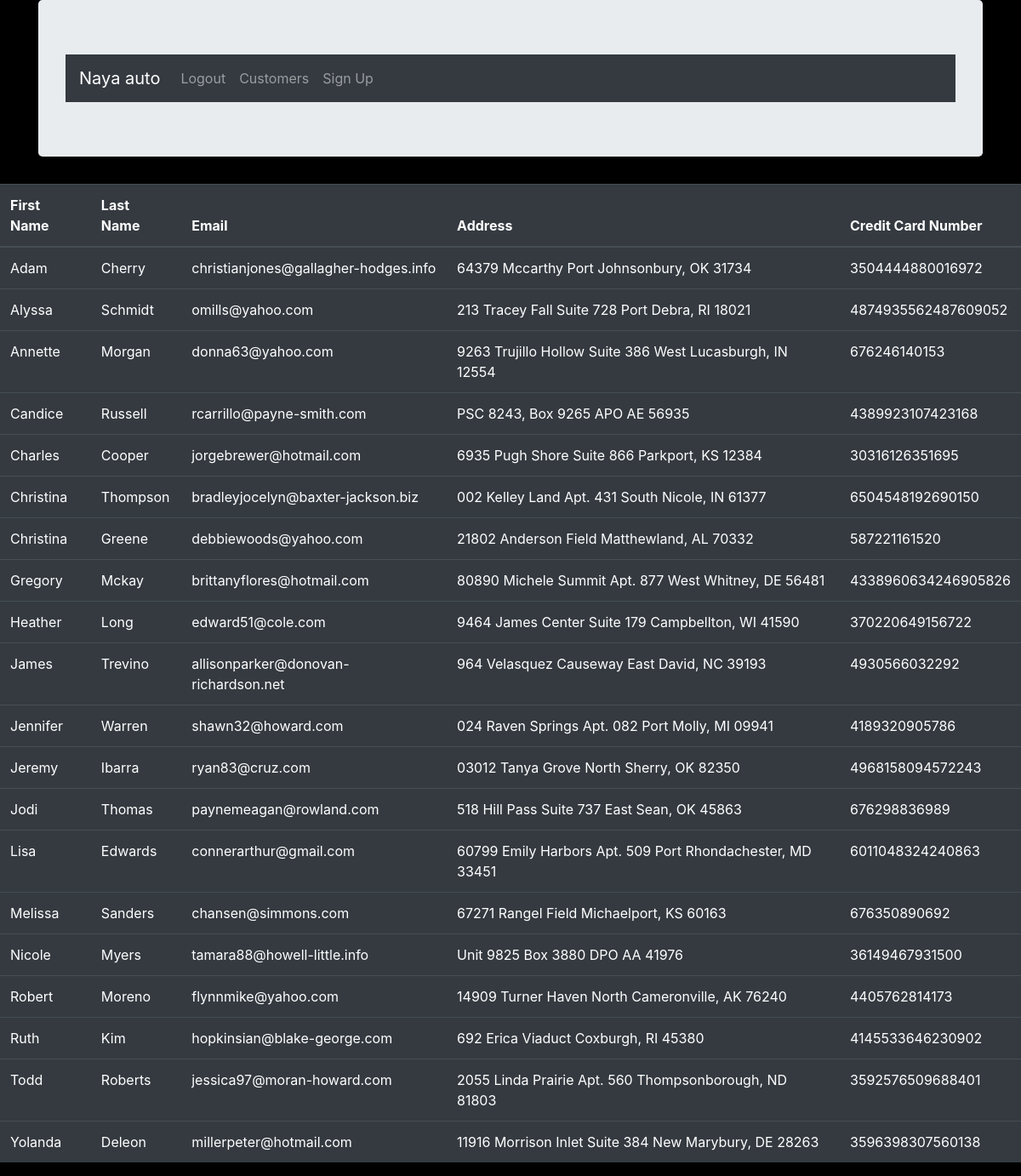
Screenshot of /my_app/customer_list/ (signed in) with the database file from the repository.
### my_app/models.py (models this page shows, shortened)
class Customer(models.Model):
    first_name = models.CharField(max_length=264)
    last_name = models.CharField(max_length=264)
    email = models.EmailField(max_length=264)
    address = models.CharField(max_length=264)
    cc_number = models.CharField(max_length=264)

### my_app/views.py (the view)
@login_required
def customers(request):
    customer_list = Customer.objects.order_by('first_name')
    list_customer = {'customer_list': customer_list}
    return render(request, 'my_app/customer_list.html', context=list_customer)

### templates/my_app/customer_list.html
{% extends "my_app/base.html" %}
{% block body_block %}
    {% if customer_list %}
        <table class="table table-dark">
            <thead>
                <tr>
                    <th scope="col">First Name</th>
                    <th scope="col">Last Name</th>
                    <th scope="col">Email</th>
                    <th scope="col">Address</th>
                    <th scope="col">Credit Card Number</th>
                </tr>
            </thead>
                <tbody>
                    {% for acc in customer_list %}
                    <tr>
                        <td>{{ acc.first_name }}</td>
                        <td>{{ acc.last_name }}</td>
                        <td>{{ acc.email }}</td>
                        <td>{{ acc.address }}</td>
                        <td>{{ acc.cc_number }}</td>
                    </tr>
                    {% endfor %}
                </tbody>
        </table>
    {% else %}
        <p> No Users Found</p>
    {% endif %}
{% endblock %}

### templates/my_app/base.html (shortened to what this page needs)
<!DOCTYPE html>
{% load static %}
<html>
    <head>
        <link rel="stylesheet" href="https://stackpath.bootstrapcdn.com/bootstrap/4.3.1/css/bootstrap.min.css">
    </head>
    <body style="background-color:black;">
        <div class="container">
            <div class="jumbotron">
                <nav class="navbar navbar-expand-lg navbar-dark bg-dark">
                    <a class="navbar-brand" href="{% url 'index' %}">Naya auto</a>
                    <div class="collapse navbar-collapse" id="navbarNav">
                      <ul class="navbar-nav">
                        {% if user.is_authenticated %}
                          <li class="nav-item">
                          <a class="nav-link" href="{% url 'user_logout' %}">Logout</a></li>
                        {% else %}
                          <li class="nav-item">
                          <a class="nav-link" href="{% url 'my_app:user_login' %}">Login</a></li>
                        {% endif %}
                        {% if user.is_authenticated %}
                        <li class="nav-item">
                          <a class="nav-link" href="{% url 'my_app:customers' %}">Customers</a></li>
                        {% else %}
                          <a class="nav-link" href="{% url 'my_app:need_login' %}">Customers</a></li>
                        {% endif %}
                        <li class="nav-item">
                          <a class="nav-link" href="{% url 'my_app:sign_up' %}">Sign Up</a>
                        </li>
                      </ul>
                    </div>
                  </nav>
            </div>
        </div>
        {% block body_block %}
        {% endblock %}
    </body>
</html>

### rows the page displays
Customer: first_name "Adam", last_name "Cherry", email "christianjones@gallagher-hodges.info", address "64379 Mccarthy Port Johnsonbury, OK 31734", cc_number "3504444880016972"
Customer: first_name "Alyssa", last_name "Schmidt", email "omills@yahoo.com", address "213 Tracey Fall Suite 728 Port Debra, RI 18021", cc_number "4874935562487609052"
Customer: first_name "Annette", last_name "Morgan", email "donna63@yahoo.com", address "9263 Trujillo Hollow Suite 386 West Lucasburgh, IN 12554", cc_number "676246140153"
Customer: first_name "Candice", last_name "Russell", email "rcarrillo@payne-smith.com", address "PSC 8243, Box 9265 APO AE 56935", cc_number "4389923107423168"
Customer: first_name "Charles", last_name "Cooper", email "jorgebrewer@hotmail.com", address "6935 Pugh Shore Suite 866 Parkport, KS 12384", cc_number "30316126351695"
Customer: first_name "Christina", last_name "Thompson", email "bradleyjocelyn@baxter-jackson.biz", address "002 Kelley Land Apt. 431 South Nicole, IN 61377", cc_number "6504548192690150"
Customer: first_name "Christina", last_name "Greene", email "debbiewoods@yahoo.com", address "21802 Anderson Field Matthewland, AL 70332", cc_number "587221161520"
Customer: first_name "Gregory", last_name "Mckay", email "brittanyflores@hotmail.com", address "80890 Michele Summit Apt. 877 West Whitney, DE 56481", cc_number "4338960634246905826"
Customer: first_name "Heather", last_name "Long", email "edward51@cole.com", address "9464 James Center Suite 179 Campbellton, WI 41590", cc_number "370220649156722"
Customer: first_name "James", last_name "Trevino", email "allisonparker@donovan-richardson.net", address "964 Velasquez Causeway East David, NC 39193", cc_number "4930566032292"
Customer: first_name "Jennifer", last_name "Warren", email "shawn32@howard.com", address "024 Raven Springs Apt. 082 Port Molly, MI 09941", cc_number "4189320905786"
Customer: first_name "Jeremy", last_name "Ibarra", email "ryan83@cruz.com", address "03012 Tanya Grove North Sherry, OK 82350", cc_number "4968158094572243"
Customer: first_name "Jodi", last_name "Thomas", email "paynemeagan@rowland.com", address "518 Hill Pass Suite 737 East Sean, OK 45863", cc_number "676298836989"
Customer: first_name "Lisa", last_name "Edwards", email "connerarthur@gmail.com", address "60799 Emily Harbors Apt. 509 Port Rhondachester, MD 33451", cc_number "6011048324240863"
Customer: first_name "Melissa", last_name "Sanders", email "chansen@simmons.com", address "67271 Rangel Field Michaelport, KS 60163", cc_number "676350890692"
Customer: first_name "Nicole", last_name "Myers", email "tamara88@howell-little.info", address "Unit 9825 Box 3880 DPO AA 41976", cc_number "36149467931500"
Customer: first_name "Robert", last_name "Moreno", email "flynnmike@yahoo.com", address "14909 Turner Haven North Cameronville, AK 76240", cc_number "4405762814173"
Customer: first_name "Ruth", last_name "Kim", email "hopkinsian@blake-george.com", address "692 Erica Viaduct Coxburgh, RI 45380", cc_number "4145533646230902"
Customer: first_name "Todd", last_name "Roberts", email "jessica97@moran-howard.com", address "2055 Linda Prairie Apt. 560 Thompsonborough, ND 81803", cc_number "3592576509688401"
Customer: first_name "Yolanda", last_name "Deleon", email "millerpeter@hotmail.com", address "11916 Morrison Inlet Suite 384 New Marybury, DE 28263", cc_number "3596398307560138"
